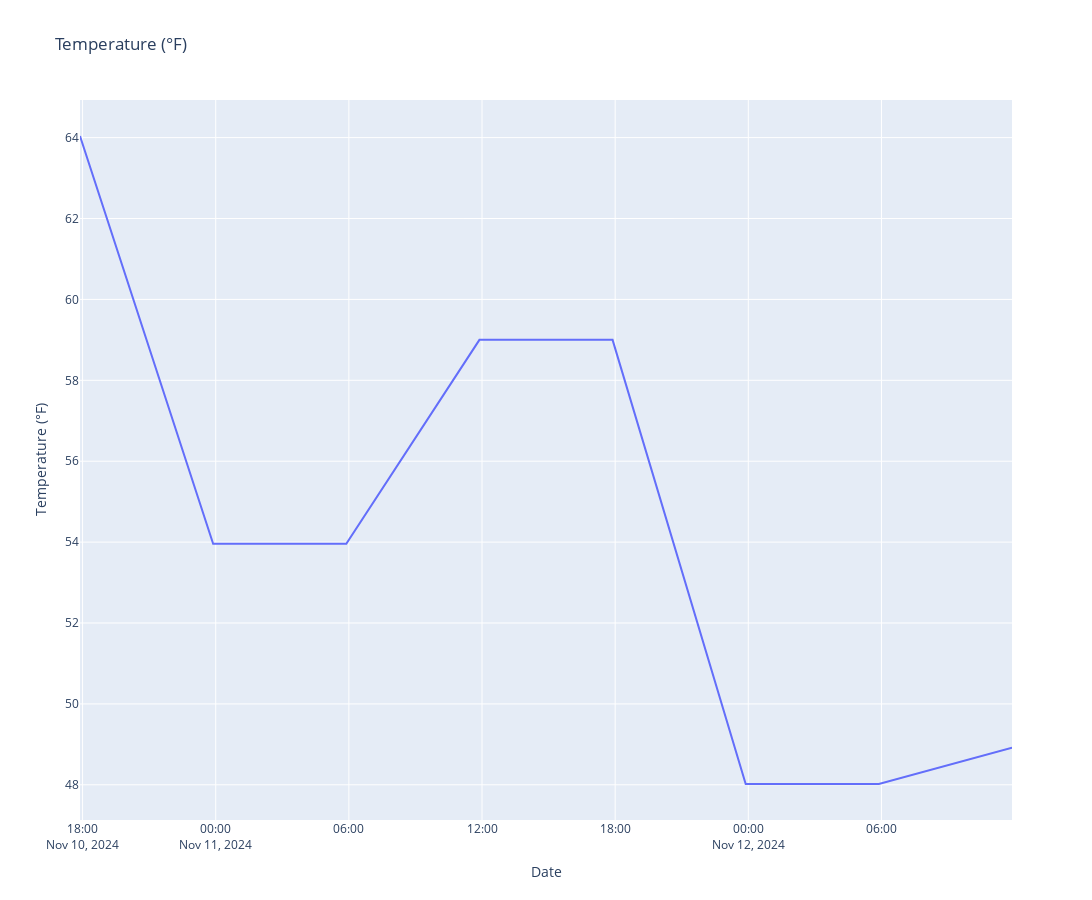

The notebook cell saved with this chart:
### Code cell
import pandas as pd
pd.options.plotting.backend = "plotly"

import plotly.express as px

df_6_hour = df[["temperature_high_6_hour"]].dropna()
fig = px.line(df_6_hour, y="temperature_high_6_hour", title="Temperature (°F)", width=1800, height=900)
fig.update_traces(mode="lines", hovertemplate=None)
fig.update_layout(hovermode="x")
fig.update_yaxes(title="Temperature (°F)")
fig.update_xaxes(title="Date")

fig.show()

### Figure 1 — Plotly figure (JSON) as saved in the notebook; plotly's stock layout.template omitted (floating-point values rounded to 4 significant figures)
{"data": [{"legendgroup": "", "line": {"color": "#636efa", "dash": "solid"}, "marker": {"symbol": "circle"}, "mode": "lines", "name": "", "orientation": "v", "showlegend": false, "type": "scatter", "x": ["2024-11-10T17:53:00-06:00", "2024-11-10T23:53:00-06:00", "2024-11-11T05:53:00-06:00", "2024-11-11T11:53:00-06:00", "2024-11-11T17:53:00-06:00", "2024-11-11T23:53:00-06:00", "2024-11-12T05:53:00-06:00", "2024-11-12T11:53:00-06:00"], "xaxis": "x", "y": [64.04, 53.96, 53.96, 59, 59, 48.02, 48.02, 48.92], "yaxis": "y"}], "layout": {"height": 900, "hovermode": "x", "legend": {"tracegroupgap": 0}, "title": {"text": "Temperature (°F)"}, "width": 1800, "xaxis": {"anchor": "y", "domain": [0, 1], "title": {"text": "Date"}}, "yaxis": {"anchor": "x", "domain": [0, 1], "title": {"text": "Temperature (°F)"}}}}
